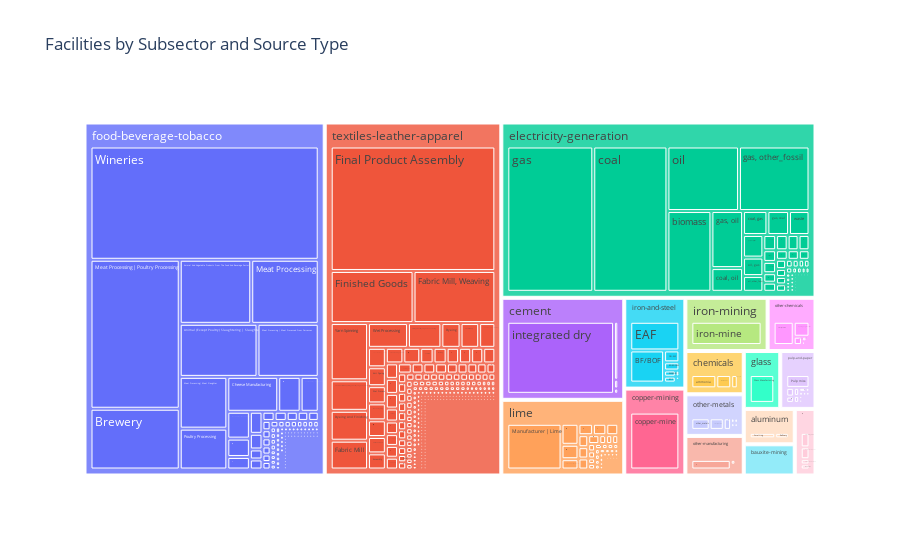

Notebook code for this chart:
### Code cell
source_type_summary = con.execute("""
    SELECT subsector, source_type, COUNT(DISTINCT source_id) as count_source_id
    FROM facility_master
    WHERE source_type != ''
    GROUP BY subsector, source_type
""").df()
fig = px.treemap(source_type_summary, path=['subsector', 'source_type'], values='count_source_id',
                  title="Facilities by Subsector and Source Type")
fig.show()

### Figure 1 — Plotly figure (JSON) as saved in the notebook; plotly's stock layout.template omitted (floating-point values rounded to 4 significant figures; data arrays with more than 128 entries replaced by an {"elided": "..."} marker saying what was removed)
{"data": [{"branchvalues": "total", "domain": {"x": [0, 1], "y": [0, 1]}, "hovertemplate": "labels=%{label}<br>count_source_id=%{value}<br>parent=%{parent}<br>id=%{id}<extra></extra>", "ids": {"elided": "1769 str values"}, "labels": {"elided": "1769 str values"}, "name": "", "parents": {"elided": "1769 str values"}, "type": "treemap", "values": {"elided": "1769 float values"}}], "layout": {"legend": {"tracegroupgap": 0}, "title": {"text": "Facilities by Subsector and Source Type"}}}
